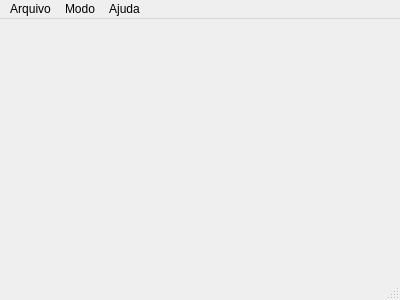
<?xml version="1.0" encoding="UTF-8"?>
<ui version="4.0">
 <class>Sudoku</class>
 <widget class="QMainWindow" name="Sudoku">
  <property name="geometry">
   <rect>
    <x>0</x>
    <y>0</y>
    <width>400</width>
    <height>300</height>
   </rect>
  </property>
  <property name="windowTitle">
   <string>Sudoku</string>
  </property>
  <widget class="QWidget" name="centralWidget">
   <layout class="QHBoxLayout" name="horizontalLayout">
    <property name="spacing">
     <number>0</number>
    </property>
    <property name="leftMargin">
     <number>0</number>
    </property>
    <property name="topMargin">
     <number>0</number>
    </property>
    <property name="rightMargin">
     <number>0</number>
    </property>
    <property name="bottomMargin">
     <number>0</number>
    </property>
    <item>
     <widget class="Board" name="board" native="true"/>
    </item>
   </layout>
  </widget>
  <widget class="QMenuBar" name="menuBar">
   <property name="geometry">
    <rect>
     <x>0</x>
     <y>0</y>
     <width>400</width>
     <height>22</height>
    </rect>
   </property>
   <widget class="QMenu" name="menuArquivo">
    <property name="title">
     <string>Arquivo</string>
    </property>
    <addaction name="actionNovo"/>
    <addaction name="actionLimpar"/>
    <addaction name="actionSair"/>
   </widget>
   <widget class="QMenu" name="menuModo">
    <property name="title">
     <string>Modo</string>
    </property>
    <addaction name="actionFacil"/>
    <addaction name="actionMedio"/>
    <addaction name="actionDificil"/>
   </widget>
   <widget class="QMenu" name="menuAjuda">
    <property name="title">
     <string>Ajuda</string>
    </property>
    <addaction name="actionSobre"/>
   </widget>
   <addaction name="menuArquivo"/>
   <addaction name="menuModo"/>
   <addaction name="menuAjuda"/>
  </widget>
  <widget class="QStatusBar" name="statusBar"/>
  <action name="actionFacil">
   <property name="checkable">
    <bool>true</bool>
   </property>
   <property name="checked">
    <bool>true</bool>
   </property>
   <property name="text">
    <string>Facil</string>
   </property>
  </action>
  <action name="actionMedio">
   <property name="checkable">
    <bool>true</bool>
   </property>
   <property name="text">
    <string>Medio</string>
   </property>
  </action>
  <action name="actionDificil">
   <property name="checkable">
    <bool>true</bool>
   </property>
   <property name="text">
    <string>Dificil</string>
   </property>
  </action>
  <action name="actionNovo">
   <property name="text">
    <string>Novo</string>
   </property>
  </action>
  <action name="actionSair">
   <property name="text">
    <string>Sair</string>
   </property>
  </action>
  <action name="actionSobre">
   <property name="text">
    <string>Sobre</string>
   </property>
  </action>
  <action name="actionLimpar">
   <property name="text">
    <string>Limpar</string>
   </property>
  </action>
 </widget>
 <layoutdefault spacing="6" margin="11"/>
 <customwidgets>
  <customwidget>
   <class>Board</class>
   <extends>QWidget</extends>
   <header>Board.h</header>
   <container>1</container>
  </customwidget>
 </customwidgets>
 <resources/>
 <connections/>
</ui>
